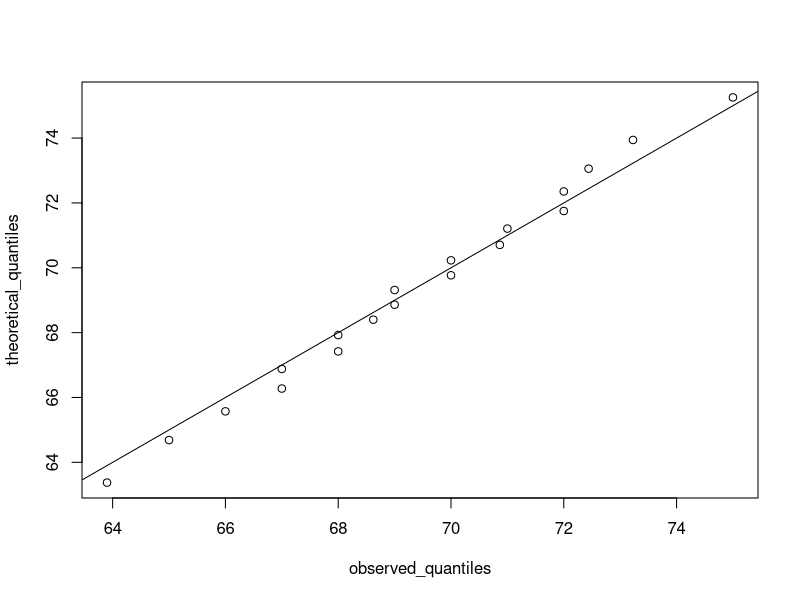
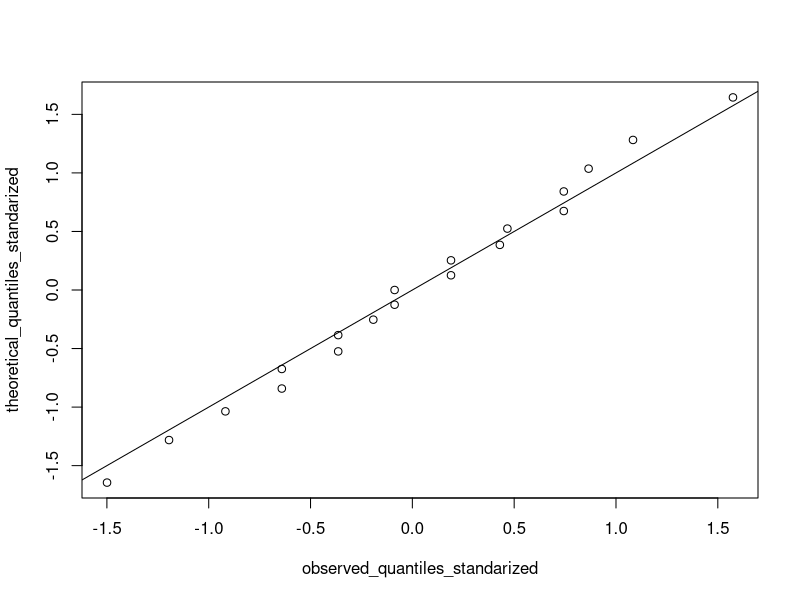

Source code (R) for these figures, in order:
#Quantile-Quantile plots
#To check is the the normal distribution is a good approximation of the distribution of a population

library(dslabs)
data(heights)
index<- heights$sex=="Male"
x<- heights$height[index]
mean(x<=69.5) #This means that if p is 0.05 the q (quantile) associated with that p is 69.5

#If the quantiles for the data match the quantiles for the normal distribution,
#then it must be because the data is approximated by a normal distribution.

#quantile.- to obtain the quantiles of the data
p<- seq(0.05,0.95,0.05)
observed_quantiles<- quantile(x,p) #The quantiles of our real data
observed_quantiles

theoretical_quantiles<- qnorm(p,mean(x),sd(x)) #To get the normal distributed quantiles

#To see if they match, we can plot against each other
plot(observed_quantiles,theoretical_quantiles)
abline(0,1) #This tells that the normal distribution is a good approximation

#USING STANDARIZED DATA
#We can standarize and then we don't need to define the mean and the sd in the qnorm function
z<- scale(x)
observed_quantiles_standarized<- quantile(z,p)
theoretical_quantiles_standarized<- qnorm(p)
plot(observed_quantiles_standarized,theoretical_quantiles_standarized)
abline(0,1)

#PERCENTILE
#The percentiles are the quantiles you obtain when you define p as 0.01, 0.02, up to 0.99, 
#1%, 2%, 3%, et cetera
#p=0.25 is the 25th percentile, gives you the number for with 25th of the data is below
#p=0.5 is the most famous percentile, also known as the medium. In a normal distribution the mean 
#and the medium are the same
#the quartiles are p=0.25, p=0.50, p=0.75

#BOXPLOTS
#We can see that the normal approximation does not apply in the murders data base
#Provide a five-number summary composed of the range along with the quartiles 
#(the 25th, 50th, and 75th percentiles). We can ignore outliers when computing the range 
#and instead plot these as independent points
